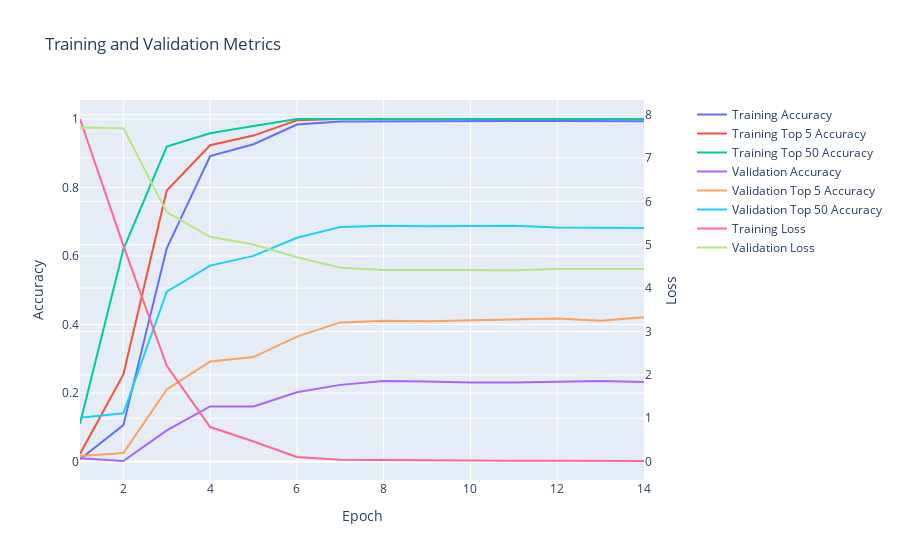

This figure's notebook cell:
### Code cell
arcface_similarity_model.display_training_history()

### Figure 1 — Plotly figure (JSON) as saved in the notebook; plotly's stock layout.template omitted (floating-point values rounded to 4 significant figures)
{"data": [{"mode": "lines", "name": "Training Accuracy", "type": "scatter", "x": [1, 2, 3, 4, 5, 6, 7, 8, 9, 10, 11, 12, 13, 14], "xaxis": "x", "y": [0.007036, 0.1064, 0.6225, 0.8916, 0.9263, 0.9839, 0.9925, 0.9934, 0.9934, 0.9946, 0.9942, 0.9942, 0.9942, 0.9938, 0.9938], "yaxis": "y"}, {"mode": "lines", "name": "Training Top 5 Accuracy", "type": "scatter", "x": [1, 2, 3, 4, 5, 6, 7, 8, 9, 10, 11, 12, 13, 14], "xaxis": "x", "y": [0.02235, 0.2541, 0.791, 0.9234, 0.9516, 0.9963, 1.0, 1.0, 1.0, 1.0, 1.0, 1.0, 1.0, 1.0, 1.0], "yaxis": "y"}, {"mode": "lines", "name": "Training Top 50 Accuracy", "type": "scatter", "x": [1, 2, 3, 4, 5, 6, 7, 8, 9, 10, 11, 12, 13, 14], "xaxis": "x", "y": [0.1105, 0.6196, 0.9193, 0.9586, 0.9797, 1.0, 1.0, 1.0, 1.0, 1.0, 1.0, 1.0, 1.0, 1.0, 1.0], "yaxis": "y"}, {"mode": "lines", "name": "Validation Accuracy", "type": "scatter", "x": [1, 2, 3, 4, 5, 6, 7, 8, 9, 10, 11, 12, 13, 14], "xaxis": "x", "y": [0.00995, 0.001658, 0.09121, 0.1609, 0.1609, 0.2023, 0.2239, 0.2355, 0.2338, 0.2305, 0.2305, 0.2322, 0.2355, 0.2322, 0.2355], "yaxis": "y"}, {"mode": "lines", "name": "Validation Top 5 Accuracy", "type": "scatter", "x": [1, 2, 3, 4, 5, 6, 7, 8, 9, 10, 11, 12, 13, 14], "xaxis": "x", "y": [0.01658, 0.02488, 0.2106, 0.2919, 0.3051, 0.3648, 0.4063, 0.4113, 0.4096, 0.4129, 0.4146, 0.4179, 0.4113, 0.4212, 0.4146], "yaxis": "y"}, {"mode": "lines", "name": "Validation Top 50 Accuracy", "type": "scatter", "x": [1, 2, 3, 4, 5, 6, 7, 8, 9, 10, 11, 12, 13, 14], "xaxis": "x", "y": [0.1277, 0.141, 0.4959, 0.5721, 0.6003, 0.6534, 0.6849, 0.6882, 0.6866, 0.6882, 0.6882, 0.6833, 0.6816, 0.6816, 0.6833], "yaxis": "y"}, {"mode": "lines", "name": "Training Loss", "type": "scatter", "x": [1, 2, 3, 4, 5, 6, 7, 8, 9, 10, 11, 12, 13, 14], "xaxis": "x", "y": [7.9, 4.979, 2.21, 0.798, 0.4651, 0.1085, 0.04268, 0.03284, 0.02486, 0.02306, 0.01951, 0.02037, 0.01708, 0.01517, 0.0148], "yaxis": "y2"}, {"mode": "lines", "name": "Validation Loss", "type": "scatter", "x": [1, 2, 3, 4, 5, 6, 7, 8, 9, 10, 11, 12, 13, 14], "xaxis": "x", "y": [7.702, 7.686, 5.753, 5.185, 5.006, 4.714, 4.472, 4.417, 4.421, 4.411, 4.415, 4.439, 4.432, 4.439, 4.429], "yaxis": "y2"}], "layout": {"title": {"text": "Training and Validation Metrics"}, "xaxis": {"anchor": "y", "domain": [0.0, 0.94], "title": {"text": "Epoch"}}, "yaxis": {"anchor": "x", "domain": [0.0, 1.0], "title": {"text": "Accuracy"}}, "yaxis2": {"anchor": "x", "overlaying": "y", "side": "right", "title": {"text": "Loss"}}}}
